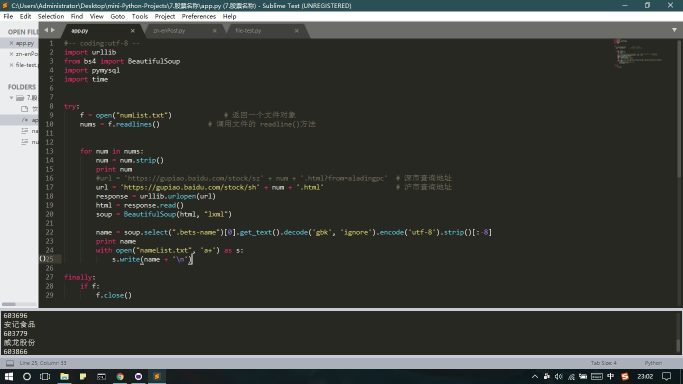
#> input picture 7.股票名称/picture.JPG, 1366 x 768 px (shown at 1/2 size)
$ python -i gif2ascii.py   (imports and definitions only)   (older library calls are emulated)
#> lines starting #> are read from the running program, lines starting #| are printed output that depends on the picture
'''
Gif_Ascii_Animator.py
this is a small project that I made in my free time :-)
This will load a gif, split the gif into seperate images, convert those images into
ascii representations, and then print those ascii representations to the console accompanied
by a background song. It's a fun little script to play around with!
This script will work with any gif or sound clip(within reason) but it
was designed to use the carlton dancing gif to the tune of 'It's not Unusual' by Tom Jones
but for the sake of copyright I'm not going to include either of those files in this project.
'''
from PIL import Image, ImageDraw, ImageFont
import os
import time
import sys
from pygame import mixer #you will need pygame in order to play the music, just a FYI

# extracts the frames from the animated gif,
# takes in an allready open gif and returns an list of new image objects, one for each
# frame, additionally I like my ascii art to be full, however if our gif's background is
#transparent it won't turn out right whenever we weight the ascii characters, so
#in order to render everything in ascii text we can paint the image over a canvas so it
#gets a proper color. however it also looks good without this fill.
def extract_gif_frames(gif, fillEmpty=False):
    frames=[]
    try:
        while True:
            gif.seek(gif.tell()+1)
            new_frame = Image.new('RGBA',gif.size)
            new_frame.paste(im, (0,0), im.convert('RGBA'))

            #check if we are painting over a canvas
            if fillEmpty:
                canvas=Image.new('RGBA', new_frame.size, (255,255,255,255))
                canvas.paste(new_frame, mask=new_frame)
                new_frame=canvas


            frames.append(new_frame)
    except EOFError:
        pass # end of sequence
    return frames

#debug function, to ensure that it actually extracts the frames correctly,
#this way you can see what frame is supposed to look like.
def save_frames_list(frames):
    i=0
    for frame in frames:
        i+=1
        frame.save('test%d.png'%i,**frame.info)


#converts a single image to an ascii representation,
#this function was based on the code found here:
#http://code.activestate.com/recipes/580702-image-to-ascii-art-converter/
def convert_image_to_ascii(image):
    font = ImageFont.load_default() # load default bitmap monospaced font
    (chrx, chry) = font.getsize(chr(32))
    # calculate weights of ASCII chars
    weights = []
    for i in range(32, 127):
        chrImage = font.getmask(chr(i))
        ctr = 0
        for y in range(chry):
            for x in range(chrx):
                if chrImage.getpixel((x, y)) > 0:
                    ctr += 1
        weights.append(float(ctr) / (chrx * chry))

    output = ""
    (imgx, imgy) = image.size
    imgx = int(imgx / chrx)
    imgy = int(imgy / chry)
    # NEAREST/BILINEAR/BICUBIC/ANTIALIAS
    image = image.resize((imgx, imgy), Image.BICUBIC)
    image = image.convert("L") # convert to grayscale
    pixels = image.load()
    for y in range(imgy):
        for x in range(imgx):
            w = float(pixels[x, y]) / 255
            # find closest weight match
            wf = -1.0; k = -1
            for i in range(len(weights)):
                if abs(weights[i] - w) <= abs(wf - w):
                    wf = weights[i]; k = i
            output+=chr(k + 32)
        output+="\n"
    return output


#converts a list of frames into ascii representations.
def convert_frames_to_ascii(frames):
    ascii_frames = []
    for frame in frames:
        new_frame = convert_image_to_ascii(frame)
        ascii_frames.append(new_frame)
    return ascii_frames


#this functions takes in the ascii frames and animated them,
#there are a few options but you really don't need to mess with them unless you just want to.
#also, I did have a system call in this function, I think it looks better if we erase the previous
#frame before we draw the next one and the easiest way I found to do that is through a system
#call to clear the console, it works on windows platforms but it may not work on linux or macs
def animate_ascii(ascii_frames, frame_pause=.02, num_iterations=15, clear_prev_frame=True):
    for i in range(num_iterations):
        for frame in ascii_frames:
            print(frame)
            time.sleep(frame_pause)
            if clear_prev_frame:
                os.system('cls')


#this function takes in the file name of a song and uses pygame to play it,
#ok, admittedly it's not the best solution, but I had the libraries allready installed
#and it was a quick way to get music into the project.
def start_music(musicFileName):
    mixer.init()
    mixer.music.load(musicFileName)
    mixer.music.play()


# [1 line not run here, left out]
# [1 line that did not run here, left out]
# [1 line that did not run here, left out]
#start_music("song.mp3")
# [2 lines not run here, left out]

>>> import cv2
>>> picture = cv2.imread('../7.股票名称/picture.JPG', cv2.IMREAD_GRAYSCALE)
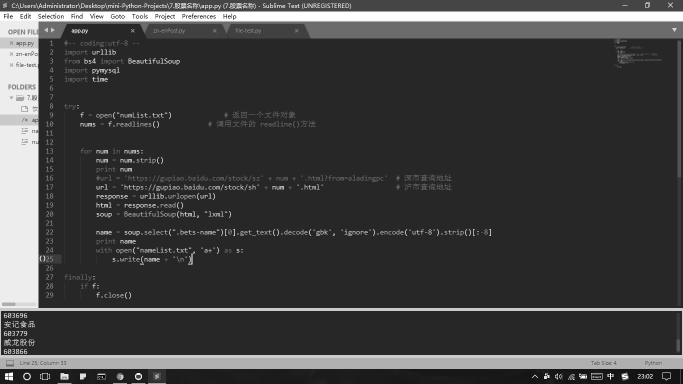
#> picture: shape (768, 1366) (shown at 1/2 size); min 0, max 255, mean 64.4
#> the loop in convert_frames_to_ascii, `for frame in frames:` made 1 pass
#> (chrx in convert_image_to_ascii, chry in convert_image_to_ascii) on pass 1: (2, 10)
#> after the loop in convert_frames_to_ascii, `for frame in frames:`: ascii_frames = []
#> (the run stopped early here; a loop or call above may not have finished)
